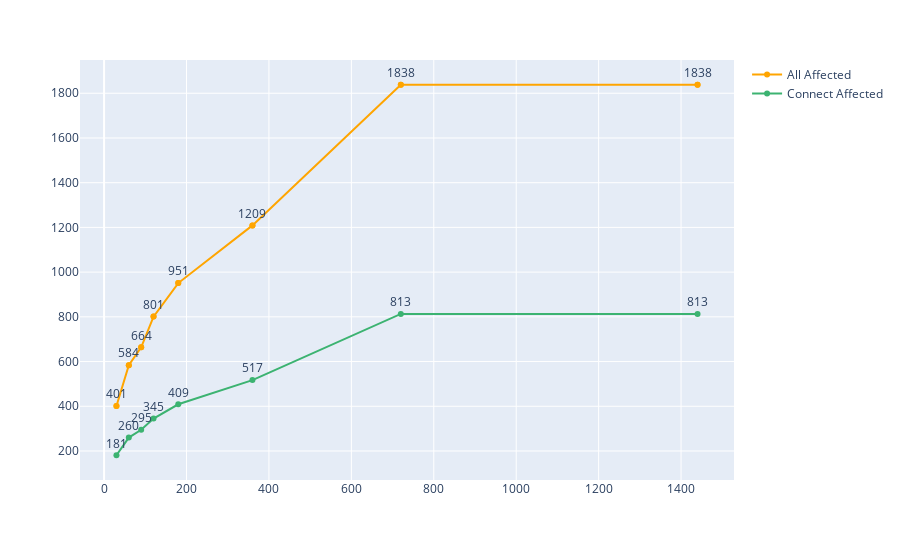

The cell this chart's notebook holds for it:
### Code cell
fig = px.scatter(data_affected, x='thresholds', y='all_affected',
                 color_discrete_sequence=["#FFA500"],
                 labels={'all_affected': 'All Affected'},)

# Add a line for 'all_affected'
fig.add_trace(go.Scatter(x=data_affected['thresholds'], y=data_affected['all_affected'],
    mode='lines+markers+text', line=dict(color='#FFA500'), name='All Affected', text=data_affected['all_affected']))

fig.add_trace(go.Scatter(x=data_affected['thresholds'], y=data_affected['connect_affected'], 
                    mode='lines+markers+text', marker_color='#3CB371', name='Connect Affected',
                    text=data_affected['connect_affected'],))  # Texte à afficher sur les marqueurs

fig.update_traces(textposition='top center')
 
fig.update_layout(xaxis_title="", yaxis_title="", showlegend=True)

fig.show()

### Figure 1 — Plotly figure (JSON) as saved in the notebook; plotly's stock layout.template omitted (floating-point values rounded to 4 significant figures)
{"data": [{"hovertemplate": "thresholds=%{x}<br>All Affected=%{y}<extra></extra>", "legendgroup": "", "marker": {"color": "#FFA500", "symbol": "circle"}, "mode": "markers", "name": "", "orientation": "v", "showlegend": false, "textposition": "top center", "type": "scatter", "x": [30, 60, 90, 120, 180, 360, 720, 1440], "xaxis": "x", "y": [401, 584, 664, 801, 951, 1209, 1838, 1838], "yaxis": "y"}, {"line": {"color": "#FFA500"}, "mode": "lines+markers+text", "name": "All Affected", "text": [401, 584, 664, 801, 951, 1209, 1838, 1838], "textposition": "top center", "type": "scatter", "x": [30, 60, 90, 120, 180, 360, 720, 1440], "y": [401, 584, 664, 801, 951, 1209, 1838, 1838]}, {"marker": {"color": "#3CB371"}, "mode": "lines+markers+text", "name": "Connect Affected", "text": [181, 260, 295, 345, 409, 517, 813, 813], "textposition": "top center", "type": "scatter", "x": [30, 60, 90, 120, 180, 360, 720, 1440], "y": [181, 260, 295, 345, 409, 517, 813, 813]}], "layout": {"legend": {"tracegroupgap": 0}, "margin": {"t": 60}, "showlegend": true, "xaxis": {"anchor": "y", "domain": [0, 1], "title": {"text": ""}}, "yaxis": {"anchor": "x", "domain": [0, 1], "title": {"text": ""}}}}
